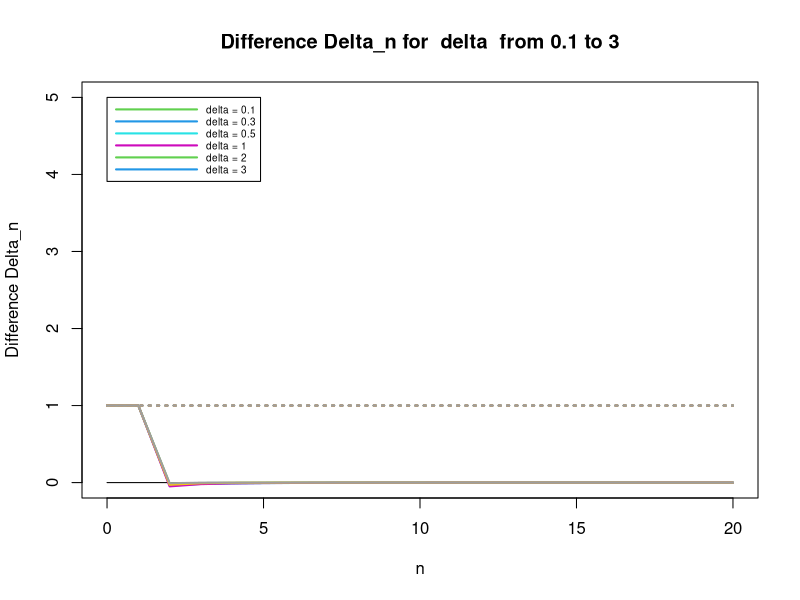

Write R code to recreate this figure.
### Recursive formula for the CUSUM exponential moments and their increments ###

# Normal distribution case. F = N(theta0, sigma), G = Normal(theta1, sigma).
# Let delta = (theta1-theta0)/sigma.
# Then Y = LLR = Normal( -delta^2/2, delta ) under F 
#  and Y = LLR = Normal( +delta^2/2, delta ) under G 

Lag = 1;      # 0 = EexpW = EU, 1 = D = 1st increments, 2 = D2 = double differences, etc.


N = 20; d = 0:N; 
 DELTA = c(0.1, 0.3, 0.5, 1.0, 2.0, 3.0); 
Ndelta = length(DELTA); 
EU = numeric(N+1);                       # First element is EU[0], then EU[1], etc.
EU[1] = 1;                               # EU[1] = EexpW[0] = Eexp0 = 1
M = pnorm(DELTA/2) - pnorm(-DELTA/2);

delta = max(DELTA);
if (Lag==0){ ymin=0; ymax = max(M)*N+1; ylabel = "Eexp(W_n)" }
if (Lag==1){ ymin=0; ymax = 5; ylabel = "Difference Delta_n" }
if (Lag==2){ ymin=-0.05; ymax = 0.01; ylabel = "2nd difference Delta2_n" }    
if (Lag==3){ ymin=-0.005; ymax = 0.01; ylabel = "3rd difference Delta3_n" }    
if (Lag>3){ ymax = 0.1; ylabel = "Higher difference DeltaR_n" }  

plot(c(0,N),c(0,0),type="l",ylim=c(ymin,ymax),xlab="n",
ylab=ylabel,main=paste(ylabel,"for ",expression(delta)," from",min(DELTA),"to",max(DELTA)))

# Recursive computation of EU = EexpW

Lag=2;

for (j in 1:Ndelta){
    delta = DELTA[j];
    EexpSplus = 2*pnorm(delta*sqrt(0:N)/2);  # First element is ESplus[1], ...
    for (n in 1:N){ 
        EU[n+1] = sum(EU[1:n] * EexpSplus[(n+1):2])/n;
        }
    if (j==1){ legend.text=paste("delta =",delta); } else {
       legend.text=c(legend.text,paste("delta =",delta)); }
    if (Lag==0){graph = EU; bound = M[j]*d + 1;}
    if (Lag==1){graph  = c(1,diff(EU)); bound = M[j]*rep(1,n+1);}
    if (Lag==2){graph  = c(1,1,diff(diff(EU))); bound = rep(1,n+1);}
    if (Lag==3){graph  = c(1,1,1,diff(diff(diff(EU)))); bound = rep(1,n+1);}
    lines(d,graph,col=j+2,lwd=2);
    lines(d,bound,col=j+2,lwd=2, lty=3);  # 3=dotted
  }

 legend(0, ymax, legend.text, col=3:Ndelta, lwd=2, cex=0.6, seg.len=9);

